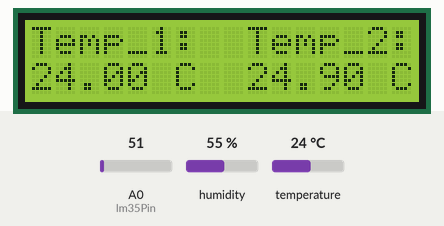
Bench run of a sketch on a simulated Arduino Uno, built with avr-gcc and run on an emulated ATmega328P. Shown: 16×2 character LCD. The inputs (shaded band) are chosen by the test bench; at power-on: temperature 24 °C, A0 (lm35Pin) = 51, humidity 55 %. What the sketch prints to the serial monitor is not drawn.

Above: at 2.2 s.
2.3 s: temperature set to 12 °C
At 3.6 s:
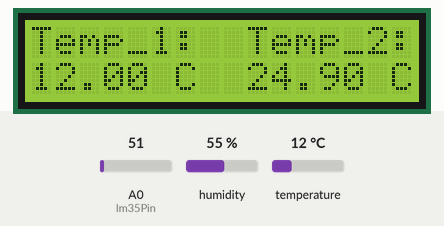
5.0 s: A0 (lm35Pin) set to 61
At 5.6 s:
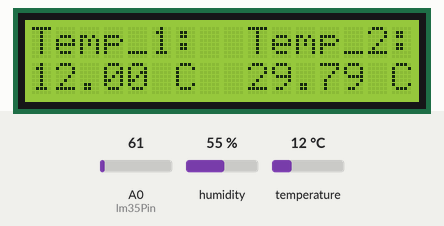
7.7 s: temperature set to 19 °C
At 10.5 s:
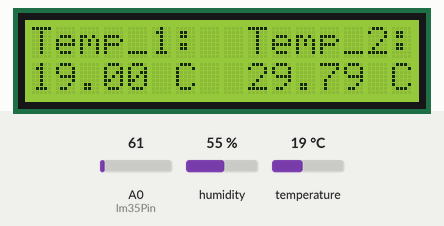
10.8 s: A0 (lm35Pin) set to 71
At 12.6 s:
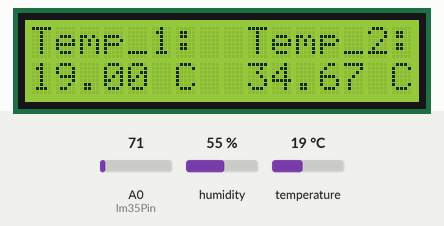
13.5 s: temperature set to 28 °C
At 16.5 s:
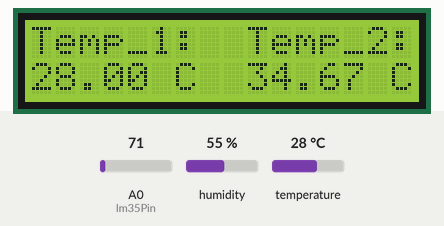
16.9 s: A0 (lm35Pin) set to 86
At 18.4 s:
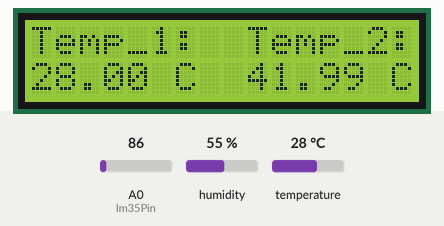
Timing chart, 0 to 19.9 s (numbered marks = the images above; inputs shaded):
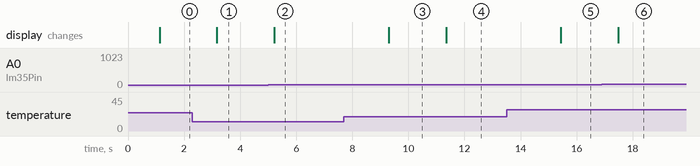

Measured:
- after the input at 2.3 s, the display: changes after 0.87 s (image 1)
- after the input at 5.0 s, the display: changes after 0.21 s (image 2)
- after the input at 7.7 s, the display: changes after 1.6 s (image 3)
- after the input at 10.8 s, the display: changes after 0.55 s (image 4)
- after the input at 13.5 s, the display: changes after 1.9 s (image 5)
- after the input at 16.9 s, the display: changes after 0.58 s (image 6)

The sketch:

sensorTemperaturaDHT11_LM35_LCD.ino
```cpp
/* Programa para comparar funcionamiento de sensores de temperatura
   DHT11 vs LM35
   con LCD
*/

#include <Wire.h>
#include <LiquidCrystal_I2C.h>
#include <DHT.h>

//Dirección I2C común: 0x2 o 0x3F
LiquidCrystal_I2C lcd(0x27, 16, 2);  // (dirección de memoria, columnas, filas)

// configuración de DHT
#define DHTPIN 8         //pin conectado al sensor
#define DHTTYPE DHT11    //el modelo del sensor de temperatura

// Pin donde está conectado el LM35
const int lm35Pin = A0;

DHT dht(DHTPIN, DHTTYPE);

void setup() {

  //inicializamos el LCD
  lcd.init();
  lcd.backlight();

  //inicializamos el sensor de temperatura
  dht.begin();
  delay(1000);

  //inicializamos el monitor serial
  Serial.begin(9600);
  Serial.println("Iniciando lectura de temperatura...");

  lcd.setCursor(0, 0);  //columna 0, fila 0
  lcd.print("Temp_1: ");

  lcd.setCursor(9, 0);  //columna 11, fila 0
  lcd.print("Temp_2: ");

}

void loop() {
  //leo el valor entregado por la entrada digital Pin8
  float tempDHT11 = dht.readTemperature();

  //leo el valor analógico del pin A0, donde está el sensor, en una escala de 0 a 1023
  int valorADC = analogRead(lm35Pin);

  //calculo el voltaje de cada división y multiplico por el valor leído
  float voltaje = valorADC * (5.0/1024.0);

  //obtengo la temperatura obtenida en relación con el voltaje medido
  float tempLM35 = voltaje / 0.01;


  if(isnan(tempDHT11)||isnan(tempLM35)) {
    lcd.setCursor(0, 1);
    lcd.print("Error de lectura");
  } else {
    lcd.setCursor(0, 1);
    lcd.print(tempDHT11);
    lcd.print(" C   ");

    lcd.setCursor(9, 1);
    lcd.print(tempLM35);
    lcd.print(" C   ");

  }

  delay(2000);   //espera 2 segundos entre lecturas
}
```
